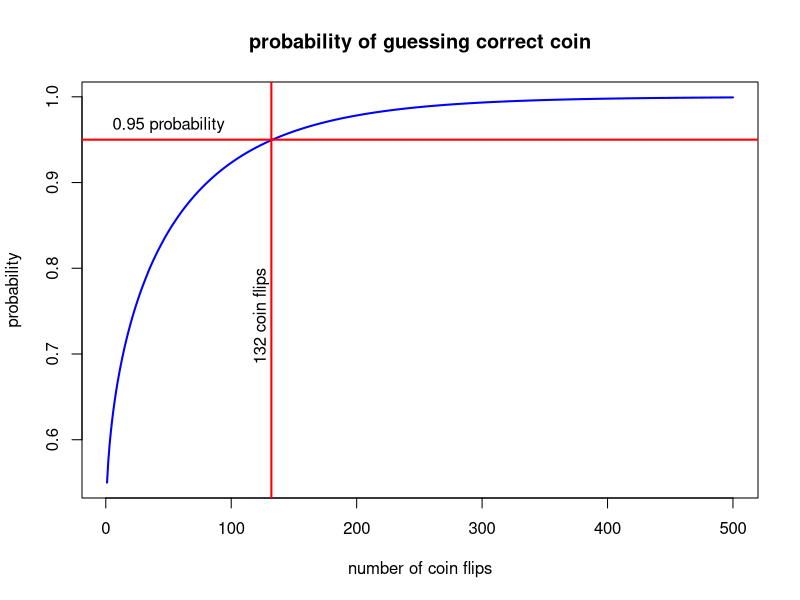

The R script that drew this image: (Note: this script raises an error after producing the figure.)
########################
### Scripts for testing manager skill


## test mean of coin flips and distributions

# unbiased coin tosses (binomial)
rbinom(n=20, size=1, prob=0.5)

# Kolmogorov-Smirnov test for two distributions
ks.test(rbinom(n=1000, size=1, prob=0.6), 
        rbinom(n=1000, size=1, prob=0.5))

# Wilcoxon test for the means of two samples
wilcox.test(rbinom(n=1000, size=1, prob=0.6), 
            rbinom(n=1000, size=1, prob=0.5))


# other tests
# To calculate the confidence level as a function of sample length,
# you must perform MC simulation to obtain distribution of test statistic.
foo <- sapply(1:1000, function(x) tseries::jarque.bera.test(rnorm(1000))$p.value)
foo <- t(foo)


########################
## You have two coins, and one coin has a higher probability 
# of heads than the other.
# Assume that you know the probability of heads for both coins, 
# but you don't know which coin has a higher probability, 
# and you try to find out by flipping the two coins n times each.
# You guess which coin has the higher probability by selecting 
# the coin that produced more heads.
# If both coins produced the same number of heads, then you 
# select the coin randomly.
# What is the probability that you will select the right coin, 
# given all the possible combinations of obtaining heads or 
# tails for both coins? 

# Calculate the probability by summing over all possible 
# combinations of obtaining heads or tails for both coins. 
probab_1 <- function(nu_m, p1, p2) {
  binom_1 <- choose(nu_m, 0:nu_m) * p1^(0:nu_m) * (1-p1)^(nu_m:0)
  binom_2 <- choose(nu_m, 0:nu_m) * p2^(0:nu_m) * (1-p2)^(nu_m:0)
  out_er <- binom_1 %o% binom_2
  sum(out_er[lower.tri(out_er)]) + sum(diag(out_er))/2
}  # end probab_1

# Simplify the calculation by calculating the cumulative 
# probability, without calculating the outer product.
probab_2 <- function(nu_m, p1, p2) {
  binom_1 <- choose(nu_m, 0:nu_m) * p1^(0:nu_m) * (1-p1)^(nu_m:0)
  binom_2 <- choose(nu_m, 0:nu_m) * p2^(0:nu_m) * (1-p2)^(nu_m:0)
  cum_binom_2 <- cumsum(binom_2)
  cum_binom_2 <- c(0, cum_binom_2[-NROW(cum_binom_2)])
  sum(binom_1 * (cum_binom_2 + binom_2/2))
}  # end probab_2

# Use normal approximation for the binomial coefficient.
probab_3 <- function(nu_m, p1, p2) {
  if (p1^nu_m > 1e-10)
    binom_1 <- choose(nu_m, 0:nu_m) * p1^(0:nu_m) * (1-p1)^(nu_m:0)
  else
    binom_1 <- dnorm(0:nu_m, mean=nu_m*p1, sd=sqrt(nu_m*p1*(1-p1)))
  if (p2^nu_m > 1e-10)
    binom_2 <- choose(nu_m, 0:nu_m) * p2^(0:nu_m) * (1-p2)^(nu_m:0)
  else
    binom_2 <- dnorm(0:nu_m, mean=nu_m*p2, sd=sqrt(nu_m*p2*(1-p2)))
  cum_binom_2 <- cumsum(binom_2)
  cum_binom_2 <- c(0, cum_binom_2[-NROW(cum_binom_2)])
  sum(binom_1 * (cum_binom_2 + binom_2/2))
}  # end probab_3

probab_3(5, 0.6, 0.5)

prob_s <- sapply(1:500, probab_3, p1=0.6, p2=0.5)

# plot in window
x11()
plot(prob_s,
     xlab="number of coin flips", 
     ylab="probability", 
     main="probability of guessing correct coin", 
     lwd=2, col="blue", t="l")
abline(h=0.95, lwd=2, col="red")
text(x=50, y=0.95,
     labels="0.95 probability",
     lwd=2, pos=3)
abline(v=findInterval(0.95, prob_s), lwd=2, col="red")
text(x=findInterval(0.95, prob_s), y=0.8,
     labels=paste(findInterval(0.95, prob_s), "coin flips"),
     srt=90, lwd=2, pos=2)



########################
## The binomial coin flipping model can be adapted for manager selection.
# Imagine two managers, one with skill, and the other without skill.
# The daily returns of both managers are binary: either positive +1 or negative -1.
# The returns of the manager without skill are random with zero mean.
# The returns of the skilled manager are also random, but with a positive bias, so that he produces a positive daily return more often than a negative return.
# If the probability of a positive return is equal to p > 0.5, then the average daily return is equal to (2*p-1), and the daily standard deviation is equal to 1.
# The annual return is is equal to 250*(2*p-1), the annual standard deviation is equal to sqrt(250), and the annual Sharpe ratio is equal to sqrt(250)*(2*p-1).

sharpe_ratio <- sqrt(250)*(2*prob_ab-1)

sharpe_ratio <- 0.4
prob_ab <- (sharpe_ratio/sqrt(250)+1)/2

# probability of selecting correct manager with 20 years of data
probab_3(20*250, prob_ab, 0.5)

# annual probabilities of selecting correct manager
prob_s <- sapply(250*(1:50), probab_3, p1=prob_ab, p2=0.5)

# Years of data needed to select the correct manager, with 95% confidence
findInterval(0.95, prob_s)

# plot in window
x11()
plot(prob_s,
     xlab="number of years", 
     ylab="probability", 
     main="probability of selecting correct manager", 
     lwd=2, col="blue", t="l")
abline(h=0.95, lwd=2, col="red")
text(x=10, y=0.95,
     labels="0.95 probability",
     lwd=2, pos=3)
abline(v=findInterval(0.95, prob_s), lwd=2, col="red")
text(x=findInterval(0.95, prob_s), y=0.8,
     labels=paste(findInterval(0.95, prob_s), "years"),
     srt=90, lwd=2, pos=2)

